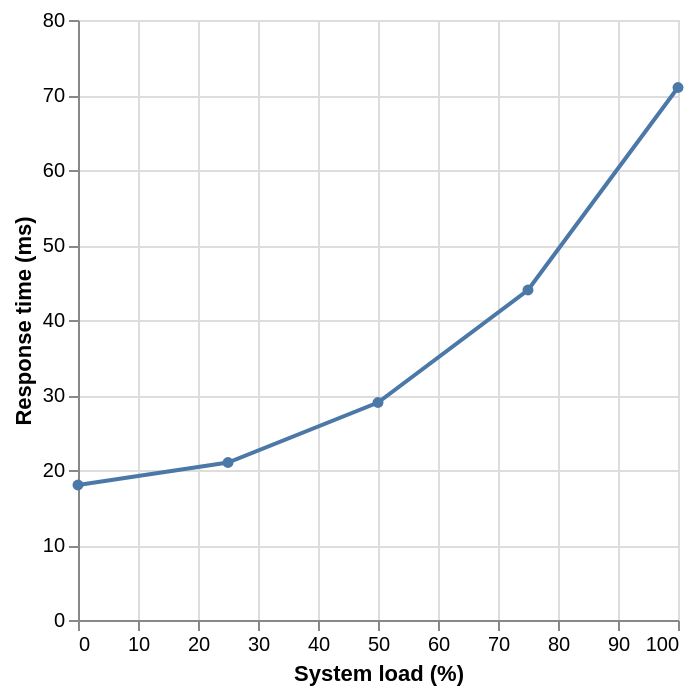

The Vega-Lite source for this figure:
### Vega-Lite specification from a JSON file in a GitHub repository (floating-point values rounded to 4 significant figures)
{"$schema": "https://vega.github.io/schema/vega-lite/v5.json", "description": "Response time rises nonlinearly as the specimen system approaches full load.", "data": {"values": [{"load_percent": 0, "response_ms": 18}, {"load_percent": 25, "response_ms": 21}, {"load_percent": 50, "response_ms": 29}, {"load_percent": 75, "response_ms": 44}, {"load_percent": 100, "response_ms": 71}]}, "mark": {"type": "line", "point": true}, "encoding": {"x": {"field": "load_percent", "type": "quantitative", "title": "System load (%)", "scale": {"domain": [0, 100]}}, "y": {"field": "response_ms", "type": "quantitative", "title": "Response time (ms)", "scale": {"domain": [0, 80]}}}}
